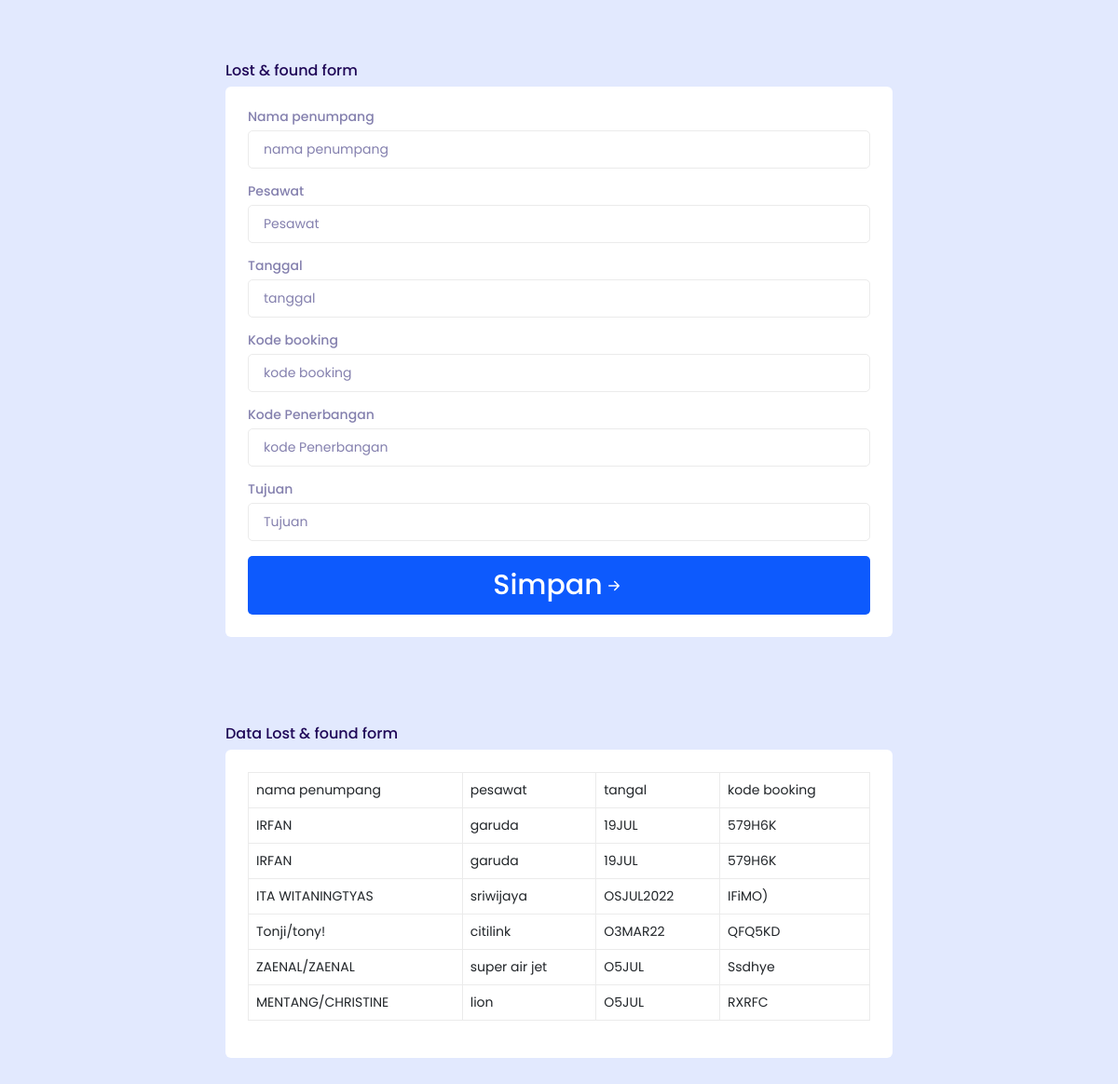
Screenshot of /add_item with the database file from the repository.
### lost_found/models.py (models this page shows)
class Barang(models.Model):
    nama_penumpang = models.CharField(max_length=100)
    pesawat = models.CharField(max_length=100)
    kode_booking = models.CharField(max_length=100)
    kode_penerbangan = models.CharField(max_length=100, default='')
    tanggal = models.CharField(max_length=100)
    tujuan = models.CharField(max_length=100, default='')

### lost_found/views.py (the view)
# urls.py: path('add_item', views.add_item, name='add_item'),
def add_item(request):
    if request.method == "POST":
        nama_penumpang = request.POST["nama_penumpang"]
        pesawat = request.POST["pesawat"]
        tanggal = request.POST["tanggal"]
        kode_booking = request.POST["kode_booking"]
        kode_penerbangan = request.POST["kode_penerbangan"]
        tujuan = request.POST["tujuan"]
        barang = Barang(nama_penumpang=nama_penumpang, pesawat=pesawat, tanggal=tanggal, kode_booking=kode_booking, kode_penerbangan=kode_penerbangan, tujuan=tujuan)
        barang.save()
        messages.info(request, "berhasil di tambah")
    else:
        pass
    barang = Barang.objects.all()
    context = {
        "barang": barang
    }
    return render(request, 'pages/home.html', context)

### lost_found/templates/pages/home.html (shortened to what this page needs)
{% extends "base.html" %} {% block content %}
<div class="page-content-wrapper py-3">
  <div class="container">
    <div class="element-heading">
      <h6>Lost & found form</h6>
    </div>
  </div>
  <div class="container">
    <div class="card">
      <div class="card-body">
        <form method="POST" action="{% url 'add_item' %}">
          <div class="form-group">
            <label class="form-label" for="nama_penumpang"
              >Nama penumpang</label
            >
            <input
              required
              name="nama_penumpang"
              class="form-control"
              id="nama_penumpang"
              type="text"
              placeholder="nama penumpang"
              value="{{ data.0|first }}"
            />
          </div>
          <div class="form-group">
            <label class="form-label" for="pesawat">Pesawat</label>
            <input
              required
              name="pesawat"
              class="form-control"
              id="pesawat"
              type="text"
              placeholder="Pesawat"
              value="{{ data|last }}"
            />
          </div>
          <div class="form-group">
            <label class="form-label" for="tanggal">Tanggal</label>
            <input required name="tanggal" class="form-control" id="tanggal"
            type="text" placeholder="tanggal" value="{{ data.1.2|slice:"1:" }}"
            />
          </div>
          <div class="form-group">
            <label class="form-label" for="kode_booking">Kode booking</label>
            <input
              value="{{ data.3|first }}"
              required
              name="kode_booking"
              class="form-control"
              id="kode booking"
              type="text"
              placeholder="kode booking"
            />
          </div>
          <div class="form-group">
            <label class="form-label" for="kode_penerbangan"
              >Kode Penerbangan</label
            >
            <input
              required
              name="kode_penerbangan"
              class="form-control"
              id="kode booking"
              type="text"
              placeholder="kode Penerbangan"
              value="{{ data.4|last }}"
            />
          </div>
          <div class="form-group">
            <label class="form-label" for="tujuan">Tujuan</label>
            <input
              value="{{ data.3.4 }}"
              required
              name="tujuan"
              class="form-control"
              id="kode booking"
              type="text"
              placeholder="Tujuan"
            />
          </div>
          <button
            class="btn btn-primary w-100 d-flex align-items-center justify-content-center"
            type="submit"
          >
            Simpan
            <svg
              class="bi bi-arrow-right-short"
              width="24"
              height="24"
              viewBox="0 0 16 16"
              fill="currentColor"
              xmlns="http://www.w3.org/2000/svg"
            >
              <path
                fill-rule="evenodd"
                d="M4 8a.5.5 0 0 1 .5-.5h5.793L8.146 5.354a.5.5 0 1 1 .708-.708l3 3a.5.5 0 0 1 0 .708l-3 3a.5.5 0 0 1-.708-.708L10.293 8.5H4.5A.5.5 0 0 1 4 8z"
              ></path>
            </svg>
          </button>
        </form>
      </div>
    </div>
  </div>
</div>
<div class="page-content-wrapper py-3">
  <div class="container">
    <div class="element-heading">
      <h6>Data Lost & found form</h6>
    </div>
  </div>
  <div class="container">
    <div class="card">
      <div class="card-body table-responsive">
        <table class="table table-bordered">
          <tr>
            <td>nama penumpang</td>
            <td>pesawat</td>
            <td>tangal</td>
            <td>kode booking</td>
          </tr>
          {% for i in barang %}
          <tr>
            <td>{{ i.nama_penumpang }}</td>
            <td>{{ i.pesawat }}</td>
            <td>{{ i.tanggal }}</td>
            <td>{{ i.kode_booking }}</td>
          </tr>
          {% endfor %}
        </table>
      </div>
    </div>
  </div>
</div>
{% endblock content %}

### static/css/camera.css (style rules this page uses)
body { height: 100vh; }
.btn { padding: 15px; font-size: 30px; border: none; }

### rows the page displays
Barang: nama_penumpang "IRFAN", pesawat "garuda", tanggal "19JUL", kode_booking "579H6K"
Barang: nama_penumpang "IRFAN", pesawat "garuda", tanggal "19JUL", kode_booking "579H6K"
Barang: nama_penumpang "ITA WITANINGTYAS", pesawat "sriwijaya", tanggal "OSJUL2022", kode_booking "IFiMO)"
Barang: nama_penumpang "Tonji/tony!", pesawat "citilink", tanggal "O3MAR22", kode_booking "QFQ5KD"
Barang: nama_penumpang "ZAENAL/ZAENAL", pesawat "super air jet", tanggal "O5JUL", kode_booking "Ssdhye"
Barang: nama_penumpang "MENTANG/CHRISTINE", pesawat "lion", tanggal "O5JUL", kode_booking "RXRFC"
